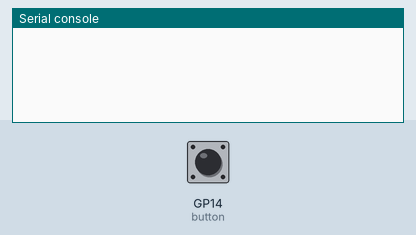
Simulated run of this program. Board: Raspberry Pi Pico running MicroPython. Shown: the last lines printed to the serial console. The inputs (shaded band) are chosen by the test bench; at power-on: GP14 (button) HIGH.

Above: at 1.2 s.
1.3 s: GP14 (button) pulled LOW for 0.15 s
At 1.7 s:
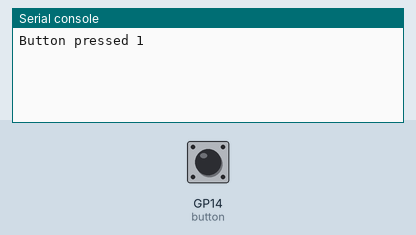
2.9 s: GP14 (button) pulled LOW for 1 s
At 4.1 s:
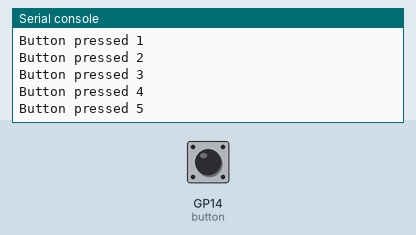
5.4 s: GP14 (button) pulled LOW for 0.15 s
At 6.0 s:
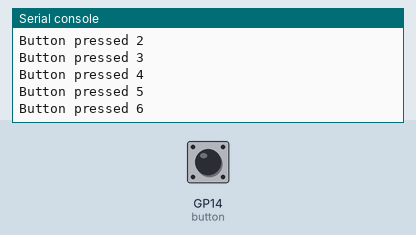
Timing chart, 0 to 8.4 s (numbered marks = the images above; inputs shaded):
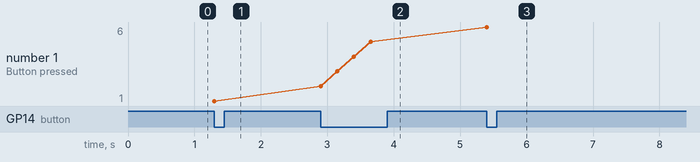

Measured:
- after the input at 1.3 s, the serial console: prints a new line at once (image 1)
- after the input at 2.9 s, the serial console: prints a new line at once (image 2)
- after the input at 5.4 s, the serial console: prints a new line at once (image 3)
- plotted number 1: 1 → 5 after the input at 2.9 s, 5 → 6 after the input at 5.4 s

The program:

buttonTest.py
```python
from machine import Pin
import time

button = Pin(14, Pin.IN, Pin.PULL_UP)
x = 0

while True:
    if button.value() == 0:
        x = x + 1
        print("Button pressed " + str(x))
        time.sleep(.25)
```
